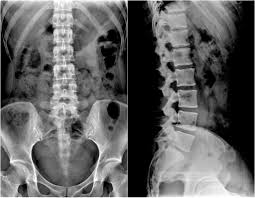
#> input picture Lab Exercises/Lab 5/image.jpg, 255 x 198 px
$ jupyter execute 2347150_P5.ipynb
#> lines starting #> are read from the running program, lines starting #| are printed output that depends on the picture; long printed decimals are rounded
P5. Demonstrate Wavelet transform to extract and display different frequency bands like LL, LH, HL, HH.<br>
<br>
Task: Two-Level Wavelet Transform for Frequency Band Extraction in Medical Imaging<br>
Objective: Analyze a medical image (e.g., an X-ray) using a two-level Wavelet Transform to detect subtle features and observe variations in resolution.<br>

1. Perform Two-Level Wavelet Transform<br>
2. Apply the 2D Discrete Wavelet Transform (DWT) to the given X-ray image to decompose it into frequency bands at two levels.<br>
3. Extract Frequency Bands:<br>
4. Decompose the image into the following frequency bands at both levels:<br>
Level 1 Bands:<br>
● LL1 (Low-Low): Low-frequency approximation, representing coarse details of the image.<br>
● LH1 (Low-High): Low-frequency in horizontal and high-frequency in vertical, emphasizing vertical edges.<br>
● HL1 (High-Low): High-frequency in horizontal and low-frequency in vertical, emphasizing horizontal edges.<br>
● HH1 (High-High): High-frequency details, capturing fine noise and sharp edges.<br>
<br>
Level 2 Bands (decompose the LL1 band further):<br>
● LL2 (Low-Low): Further low-frequency approximation, providing a more refined view of coarse details.<br>
● LH2 (Low-High): Low-frequency in horizontal and high-frequency in vertical, highlighting vertical features at a finer resolution.<br>
● HL2 (High-Low): High-frequency in horizontal and low-frequency in vertical, emphasizing horizontal features at a finer resolution.<br>
● HH2 (High-High): High-frequency details, capturing finer noise and sharper edges.<br>

5. Display and Analyze Sub-Bands<br>
6. Display the resulting sub-bands from both levels. For each sub-band, provide a visual representation and a detailed explanation of what it represents<br>
7. Resolution Variation Analysis<br>
8. Compare the frequency bands at both levels to observe resolution variation <br>
● Discuss how the details presented in LL2, LH2, HL2, and HH2 compare to their Level 1 counterparts.<br>
● Analyze how increasing the level of decomposition affects the visibility of subtle features in the image.<br>

<b>STep 1: Loading the X-Ray Image<b>

[cell 1]
import cv2
import numpy as np
import matplotlib.pyplot as plt

# Load the X-ray image (grayscale)
image = cv2.imread('image.jpg', 0)
#> image is the input picture: shape (198, 255); min 0, max 255, mean 97.1

# Display the image
plt.imshow(image, cmap='gray')
plt.title('Original X-ray Image')
plt.axis('off')
plt.show()

<b>Step 2: Perform Two-Level Wavelet Transform & Extracting Frequency Bands<b>

[cell 2]
import pywt

# Perform a single-level 2D Discrete Wavelet Transform
coeffs1 = pywt.dwt2(image, 'haar')
LL1, (LH1, HL1, HH1) = coeffs1
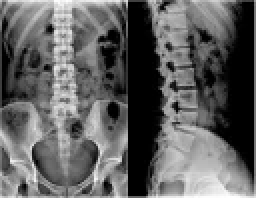
#> LL1: shape (99, 128) float64 (shown 2 times larger); min 0, max 509.5, mean 194.4; drawn with min black and max white
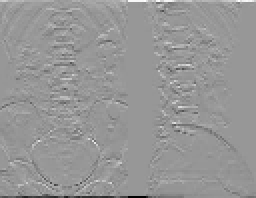
#> LH1: shape (99, 128) float64 (shown 2 times larger); min -201.5, max 138.5, mean -0.4; drawn with min black and max white
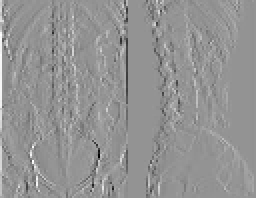
#> HL1: shape (99, 128) float64 (shown 2 times larger); min -182.5, max 132, mean 0.2; drawn with min black and max white
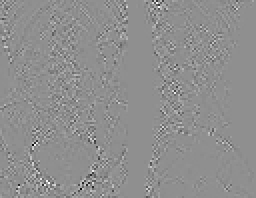
#> HH1: shape (99, 128) float64 (shown 2 times larger); min -61.5, max 48, mean 0; drawn with min black and max white

# Perform a second-level decomposition on the LL1 band
coeffs2 = pywt.dwt2(LL1, 'haar')
LL2, (LH2, HL2, HH2) = coeffs2
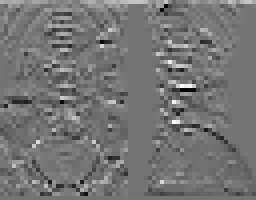
#> LH2: shape (50, 64) float64 (shown 4 times larger); min -185.2, max 221.3, mean 0.9; drawn with min black and max white
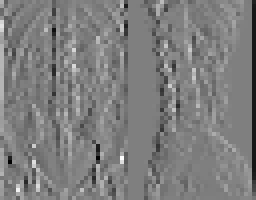
#> HL2: shape (50, 64) float64 (shown 4 times larger); min -289.5, max 287.8, mean -3.4; drawn with min black and max white
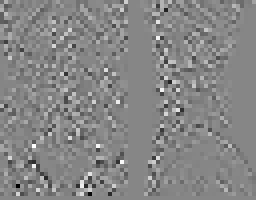
#> HH2: shape (50, 64) float64 (shown 4 times larger); min -109.5, max 98.75, mean 0.1; drawn with min black and max white

Explanation:<br>
We perform a two-level Discrete Wavelet Transform (DWT) on the X-ray image using the Haar wavelet. The dwt2 function decomposes the image into different frequency bands at two levels.<br>
We extract the frequency bands from the wavelet coefficients obtained from the previous step:<br>

1. Level 1 Bands:<br>
LL1: Low-Low<br>
LH1: Low-High<br>
HL1: High-Low<br>
HH1: High-High<br>

2. Level 2 Bands:<br>
LL2: Low-Low<br>
LH2: Low-High<br>
HL2: High-Low<br>
HH2: High-High<br>
<br>

Interpretation:<br>
The wavelet transform allows us to analyze the image at multiple resolutions, capturing both coarse and fine details. The Haar wavelet is a simple and effective choice for initial analysis.<br>
Each band captures different frequency components of the image:<br>
LL captures the coarse details (low frequency).<br>
LH captures vertical edges (low frequency in horizontal, high in vertical).<br>
HL captures horizontal edges (high frequency in horizontal, low in vertical).<br>
HH captures fine details (high frequency in both directions).

<b>Step 3: Displaying Sub-Bands<b>

[cell 3]
# Plot Level 1 sub-bands
fig, axs = plt.subplots(1, 4, figsize=(20, 5))

titles = ['LL1 (Low-Low)', 'LH1 (Low-High)', 'HL1 (High-Low)', 'HH1 (High-High)']
images = [LL1, LH1, HL1, HH1]

for i, (img, title) in enumerate(zip(images, titles)):
    axs[i].imshow(img, cmap='gray')
    axs[i].set_title(title)
    axs[i].axis('off')
#> this loop made 4 passes
#> title on passes 1 to 4: 'LL1 (Low-Low)', 'LH1 (Low-High)', 'HL1 (High-Low)', 'HH1 (High-High)'

plt.tight_layout()
plt.show()

[cell 4]
# Plot Level 2 sub-bands
fig, axs = plt.subplots(1, 4, figsize=(20, 5))

titles = ['LL2 (Low-Low)', 'LH2 (Low-High)', 'HL2 (High-Low)', 'HH2 (High-High)']
images = [LL2, LH2, HL2, HH2]

for i, (img, title) in enumerate(zip(images, titles)):
    axs[i].imshow(img, cmap='gray')
    axs[i].set_title(title)
    axs[i].axis('off')
#> this loop made 4 passes

plt.tight_layout()
plt.show()

Explanation:<br>
We define a function plot_wavelet_bands to visualize the extracted frequency bands. It uses subplots to display each band in a grid format.<br>
We then call this function to display the Level 1 and Level 2 sub-bands.<br>
<br>
Interpretation:<br>
Each sub-band provides a unique view of the image’s frequency components:<br>
LL1 and LL2 show the overall structure and coarse details.<br>
LH1 and LH2 highlight vertical features and edges.<br>
HL1 and HL2 focus on horizontal features and edges.<br>
HH1 and HH2 capture fine noise and sharp edges, which are critical for detecting subtle details.<br>

<b>Step 4: Comaprison of Level 1 and Level 2 Frequency Bands<b>

[cell 5]
# Function to display and compare Level 1 and Level 2 frequency bands
def plot_comparison_LL_LH_HL_HH():
    plt.figure(figsize=(16, 8))

    # Level 1 Bands
    plt.subplot(2, 4, 1)
    plt.imshow(LL1, cmap='gray')
    plt.title('LL1 (Low-Low)')
    plt.axis('off')

    plt.subplot(2, 4, 2)
    plt.imshow(LH1, cmap='gray')
    plt.title('LH1 (Low-High)')
    plt.axis('off')

    plt.subplot(2, 4, 3)
    plt.imshow(HL1, cmap='gray')
    plt.title('HL1 (High-Low)')
    plt.axis('off')

    plt.subplot(2, 4, 4)
    plt.imshow(HH1, cmap='gray')
    plt.title('HH1 (High-High)')
    plt.axis('off')

    # Level 2 Bands
    plt.subplot(2, 4, 5)
    plt.imshow(LL2, cmap='gray')
    plt.title('LL2 (Low-Low)')
    plt.axis('off')

    plt.subplot(2, 4, 6)
    plt.imshow(LH2, cmap='gray')
    plt.title('LH2 (Low-High)')
    plt.axis('off')

    plt.subplot(2, 4, 7)
    plt.imshow(HL2, cmap='gray')
    plt.title('HL2 (High-Low)')
    plt.axis('off')

    plt.subplot(2, 4, 8)
    plt.imshow(HH2, cmap='gray')
    plt.title('HH2 (High-High)')
    plt.axis('off')

    plt.tight_layout()
    plt.show()

# Compare frequency bands for resolution variation
plot_comparison_LL_LH_HL_HH()

Explanation:<br>
We create a function compare_resolution_variation to visualize and analyze the differences in resolution between the LL1 and LL2 bands. The comparison helps to illustrate how increasing the level of decomposition affects the image details.<br>
<br>
Interpretation:<br>
The LL2 band provides a more refined view of the coarse details compared to LL1, allowing us to see more subtle features. This illustrates how wavelet decomposition can enhance the visibility of details in medical imaging.

<b>Step 5: Analyze Resolution Variation<b>

5.1. Comparing Resolution of Image

[cell 6]
# Original image resolution
original_resolution = image.shape
#> original_resolution = (198, 255)
print(f"Original Image Resolution: {original_resolution}")
#| Original Image Resolution: (198, 255)

# Level 1 resolution (LL1)
LL1_resolution = LL1.shape
#> LL1_resolution = (99, 128)
print(f"Level 1 (LL1) Resolution: {LL1_resolution}")
#| Level 1 (LL1) Resolution: (99, 128)

# Level 2 resolution (LL2)
LL2_resolution = LL2.shape
#> LL2_resolution = (50, 64)
print(f"Level 2 (LL2) Resolution: {LL2_resolution}")
#| Level 2 (LL2) Resolution: (50, 64)

Interpretation:<br>
The original image has the highest resolution.<br>
The LL1 image from Level 1 decomposition has almost half the resolution of the original image, meaning it captures the coarser details with less spatial resolution.<br>
The LL2 image from Level 2 decomposition has almost one-fourth the resolution of the original image, focusing on even coarser details and low-frequency information.

5.2. Comparing PSNR value

[cell 7]
# Function to compute Mean Squared Error (MSE)
def mse(image1, image2):
    return np.mean((image1 - image2) ** 2)

# Function to compute PSNR
def psnr(original, compressed):
    mse_value = mse(original, compressed)
    if mse_value == 0:  # No noise, images are identical
        return float('inf')
    max_pixel = 255.0  # Assuming 8-bit grayscale images
    psnr_value = 10 * np.log10((max_pixel ** 2) / mse_value)
    return psnr_value

# Resizing LL1 and LL2 to the original image size for comparison
LL1_resized = cv2.resize(LL1, (original_resolution[1], original_resolution[0]))
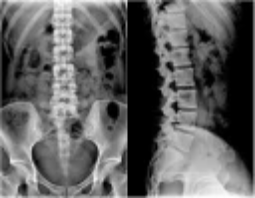
#> LL1_resized: shape (198, 255) float64; min 0, max 509.3, mean 194.4; drawn with min black and max white
LL2_resized = cv2.resize(LL2, (original_resolution[1], original_resolution[0]))
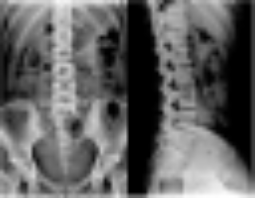
#> LL2_resized: shape (198, 255) float64; min 0, max 1016.9, mean 392.6; drawn with min black and max white

# Calculate PSNR between original image and LL1
psnr_LL1 = psnr(image, LL1_resized)
#> in psnr, `mse_value = mse(original, compressed)`: mse_value = 13817.4
#> in psnr, `psnr_value = 10 * np.log10((max_pixel ** 2) / mse_value)`: psnr_value = 6.73
#> psnr_LL1 = 6.73
print(f"PSNR between Original Image and LL1: {psnr_LL1} dB")
#| PSNR between Original Image and LL1: 6.727 dB

# Calculate PSNR between original image and LL2
psnr_LL2 = psnr(image, LL2_resized)
#> psnr_LL2 = -2.77
print(f"PSNR between Original Image and LL2: {psnr_LL2} dB")
#| PSNR between Original Image and LL2: -2.774 dB

# Calculate PSNR between LL1 and LL2
LL1_resized_for_LL2 = cv2.resize(LL1, (LL2.shape[1], LL2.shape[0]))
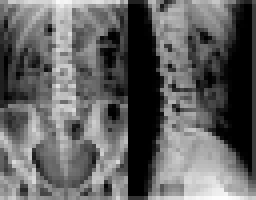
#> LL1_resized_for_LL2: shape (50, 64) float64 (shown 4 times larger); min 0, max 501.8, mean 194.4; drawn with min black and max white
psnr_LL1_LL2 = psnr(LL1_resized_for_LL2, LL2)
#> psnr_LL1_LL2 = 0.559
print(f"PSNR between LL1 and LL2: {psnr_LL1_LL2} dB")
#| PSNR between LL1 and LL2: 0.559 dB
